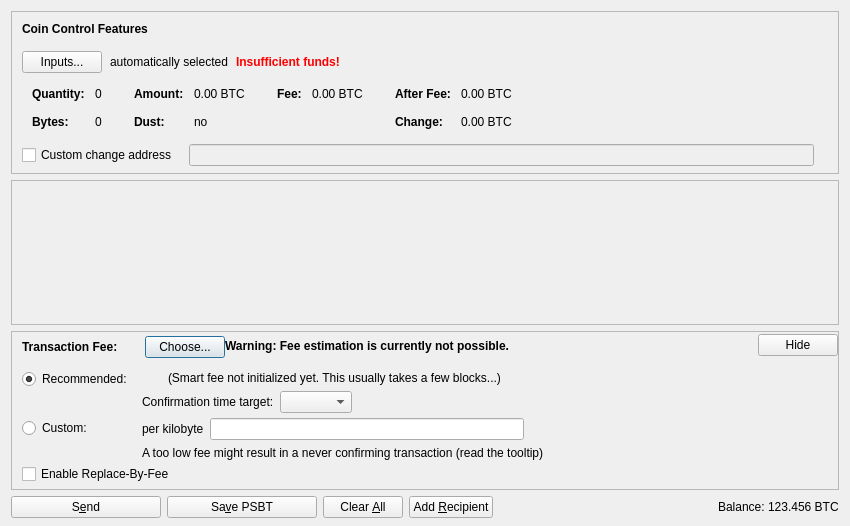
<?xml version="1.0" encoding="UTF-8"?>
<ui version="4.0">
 <class>SendCoinsDialog</class>
 <widget class="QDialog" name="SendCoinsDialog">
  <property name="geometry">
   <rect>
    <x>0</x>
    <y>0</y>
    <width>850</width>
    <height>526</height>
   </rect>
  </property>
  <property name="windowTitle">
   <string>Send Coins</string>
  </property>
  <layout class="QVBoxLayout" name="verticalLayout" stretch="0,1,0,0">
   <property name="bottomMargin">
    <number>8</number>
   </property>
   <item>
    <widget class="QFrame" name="frameCoinControl">
     <property name="sizePolicy">
      <sizepolicy hsizetype="Expanding" vsizetype="Expanding">
       <horstretch>0</horstretch>
       <verstretch>0</verstretch>
      </sizepolicy>
     </property>
     <property name="maximumSize">
      <size>
       <width>16777215</width>
       <height>16777215</height>
      </size>
     </property>
     <property name="frameShape">
      <enum>QFrame::StyledPanel</enum>
     </property>
     <property name="frameShadow">
      <enum>QFrame::Sunken</enum>
     </property>
     <layout class="QVBoxLayout" name="verticalLayoutCoinControl2">
      <property name="spacing">
       <number>0</number>
      </property>
      <property name="leftMargin">
       <number>0</number>
      </property>
      <property name="topMargin">
       <number>0</number>
      </property>
      <property name="rightMargin">
       <number>0</number>
      </property>
      <property name="bottomMargin">
       <number>6</number>
      </property>
      <item>
       <layout class="QVBoxLayout" name="verticalLayoutCoinControl" stretch="0,0,0,0,1">
        <property name="spacing">
         <number>0</number>
        </property>
        <property name="leftMargin">
         <number>10</number>
        </property>
        <property name="topMargin">
         <number>10</number>
        </property>
        <item>
         <layout class="QHBoxLayout" name="horizontalLayoutCoinControl1">
          <property name="bottomMargin">
           <number>15</number>
          </property>
          <item>
           <widget class="QLabel" name="labelCoinControlFeatures">
            <property name="sizePolicy">
             <sizepolicy hsizetype="Preferred" vsizetype="Maximum">
              <horstretch>0</horstretch>
              <verstretch>0</verstretch>
             </sizepolicy>
            </property>
            <property name="font">
             <font>
              <weight>75</weight>
              <bold>true</bold>
             </font>
            </property>
            <property name="styleSheet">
             <string notr="true">font-weight:bold;</string>
            </property>
            <property name="text">
             <string>Coin Control Features</string>
            </property>
           </widget>
          </item>
         </layout>
        </item>
        <item>
         <layout class="QHBoxLayout" name="horizontalLayoutCoinControl2" stretch="0,0,0,0">
          <property name="spacing">
           <number>8</number>
          </property>
          <property name="bottomMargin">
           <number>10</number>
          </property>
          <item>
           <widget class="QPushButton" name="pushButtonCoinControl">
            <property name="styleSheet">
             <string notr="true"/>
            </property>
            <property name="text">
             <string>Inputs...</string>
            </property>
            <property name="autoDefault">
             <bool>false</bool>
            </property>
           </widget>
          </item>
          <item>
           <widget class="QLabel" name="labelCoinControlAutomaticallySelected">
            <property name="text">
             <string>automatically selected</string>
            </property>
            <property name="margin">
             <number>5</number>
            </property>
           </widget>
          </item>
          <item>
           <widget class="QLabel" name="labelCoinControlInsuffFunds">
            <property name="font">
             <font>
              <weight>75</weight>
              <bold>true</bold>
             </font>
            </property>
            <property name="styleSheet">
             <string notr="true">color:red;font-weight:bold;</string>
            </property>
            <property name="text">
             <string>Insufficient funds!</string>
            </property>
            <property name="margin">
             <number>5</number>
            </property>
           </widget>
          </item>
          <item>
           <spacer name="horizontalSpacerCoinControl">
            <property name="orientation">
             <enum>Qt::Horizontal</enum>
            </property>
            <property name="sizeHint" stdset="0">
             <size>
              <width>40</width>
              <height>1</height>
             </size>
            </property>
           </spacer>
          </item>
         </layout>
        </item>
        <item>
         <widget class="QWidget" name="widgetCoinControl" native="true">
          <property name="sizePolicy">
           <sizepolicy hsizetype="Preferred" vsizetype="Preferred">
            <horstretch>0</horstretch>
            <verstretch>0</verstretch>
           </sizepolicy>
          </property>
          <property name="minimumSize">
           <size>
            <width>0</width>
            <height>0</height>
           </size>
          </property>
          <property name="styleSheet">
           <string notr="true"/>
          </property>
          <layout class="QHBoxLayout" name="horizontalLayoutCoinControl5">
           <property name="leftMargin">
            <number>0</number>
           </property>
           <property name="topMargin">
            <number>0</number>
           </property>
           <property name="rightMargin">
            <number>0</number>
           </property>
           <property name="bottomMargin">
            <number>0</number>
           </property>
           <item>
            <layout class="QHBoxLayout" name="horizontalLayoutCoinControl3" stretch="0,0,0,1">
             <property name="spacing">
              <number>20</number>
             </property>
             <property name="topMargin">
              <number>0</number>
             </property>
             <property name="bottomMargin">
              <number>10</number>
             </property>
             <item>
              <layout class="QFormLayout" name="formLayoutCoinControl1">
               <property name="horizontalSpacing">
                <number>10</number>
               </property>
               <property name="verticalSpacing">
                <number>14</number>
               </property>
               <property name="leftMargin">
                <number>10</number>
               </property>
               <property name="topMargin">
                <number>4</number>
               </property>
               <property name="rightMargin">
                <number>6</number>
               </property>
               <item row="0" column="0">
                <widget class="QLabel" name="labelCoinControlQuantityText">
                 <property name="font">
                  <font>
                   <weight>75</weight>
                   <bold>true</bold>
                  </font>
                 </property>
                 <property name="text">
                  <string>Quantity:</string>
                 </property>
                 <property name="margin">
                  <number>0</number>
                 </property>
                </widget>
               </item>
               <item row="0" column="1">
                <widget class="QLabel" name="labelCoinControlQuantity">
                 <property name="cursor">
                  <cursorShape>IBeamCursor</cursorShape>
                 </property>
                 <property name="contextMenuPolicy">
                  <enum>Qt::ActionsContextMenu</enum>
                 </property>
                 <property name="text">
                  <string notr="true">0</string>
                 </property>
                 <property name="margin">
                  <number>0</number>
                 </property>
                 <property name="textInteractionFlags">
                  <set>Qt::LinksAccessibleByMouse|Qt::TextSelectableByKeyboard|Qt::TextSelectableByMouse</set>
                 </property>
                </widget>
               </item>
               <item row="1" column="0">
                <widget class="QLabel" name="labelCoinControlBytesText">
                 <property name="font">
                  <font>
                   <weight>75</weight>
                   <bold>true</bold>
                  </font>
                 </property>
                 <property name="text">
                  <string>Bytes:</string>
                 </property>
                </widget>
               </item>
               <item row="1" column="1">
                <widget class="QLabel" name="labelCoinControlBytes">
                 <property name="cursor">
                  <cursorShape>IBeamCursor</cursorShape>
                 </property>
                 <property name="contextMenuPolicy">
                  <enum>Qt::ActionsContextMenu</enum>
                 </property>
                 <property name="text">
                  <string notr="true">0</string>
                 </property>
                 <property name="textInteractionFlags">
                  <set>Qt::LinksAccessibleByMouse|Qt::TextSelectableByKeyboard|Qt::TextSelectableByMouse</set>
                 </property>
                </widget>
               </item>
              </layout>
             </item>
             <item>
              <layout class="QFormLayout" name="formLayoutCoinControl2">
               <property name="horizontalSpacing">
                <number>10</number>
               </property>
               <property name="verticalSpacing">
                <number>14</number>
               </property>
               <property name="leftMargin">
                <number>6</number>
               </property>
               <property name="topMargin">
                <number>4</number>
               </property>
               <property name="rightMargin">
                <number>6</number>
               </property>
               <item row="0" column="0">
                <widget class="QLabel" name="labelCoinControlAmountText">
                 <property name="font">
                  <font>
                   <weight>75</weight>
                   <bold>true</bold>
                  </font>
                 </property>
                 <property name="text">
                  <string>Amount:</string>
                 </property>
                 <property name="margin">
                  <number>0</number>
                 </property>
                </widget>
               </item>
               <item row="0" column="1">
                <widget class="QLabel" name="labelCoinControlAmount">
                 <property name="cursor">
                  <cursorShape>IBeamCursor</cursorShape>
                 </property>
                 <property name="contextMenuPolicy">
                  <enum>Qt::ActionsContextMenu</enum>
                 </property>
                 <property name="text">
                  <string notr="true">0.00 BTC</string>
                 </property>
                 <property name="textInteractionFlags">
                  <set>Qt::LinksAccessibleByMouse|Qt::TextSelectableByKeyboard|Qt::TextSelectableByMouse</set>
                 </property>
                </widget>
               </item>
               <item row="1" column="0">
                <widget class="QLabel" name="labelCoinControlLowOutputText">
                 <property name="font">
                  <font>
                   <weight>75</weight>
                   <bold>true</bold>
                  </font>
                 </property>
                 <property name="text">
                  <string>Dust:</string>
                 </property>
                </widget>
               </item>
               <item row="1" column="1">
                <widget class="QLabel" name="labelCoinControlLowOutput">
                 <property name="cursor">
                  <cursorShape>IBeamCursor</cursorShape>
                 </property>
                 <property name="contextMenuPolicy">
                  <enum>Qt::ActionsContextMenu</enum>
                 </property>
                 <property name="text">
                  <string notr="true">no</string>
                 </property>
                 <property name="textInteractionFlags">
                  <set>Qt::LinksAccessibleByMouse|Qt::TextSelectableByKeyboard|Qt::TextSelectableByMouse</set>
                 </property>
                </widget>
               </item>
              </layout>
             </item>
             <item>
              <layout class="QFormLayout" name="formLayoutCoinControl3">
               <property name="horizontalSpacing">
                <number>10</number>
               </property>
               <property name="verticalSpacing">
                <number>14</number>
               </property>
               <property name="leftMargin">
                <number>6</number>
               </property>
               <property name="topMargin">
                <number>4</number>
               </property>
               <property name="rightMargin">
                <number>6</number>
               </property>
               <item row="0" column="0">
                <widget class="QLabel" name="labelCoinControlFeeText">
                 <property name="font">
                  <font>
                   <weight>75</weight>
                   <bold>true</bold>
                  </font>
                 </property>
                 <property name="text">
                  <string>Fee:</string>
                 </property>
                 <property name="margin">
                  <number>0</number>
                 </property>
                </widget>
               </item>
               <item row="0" column="1">
                <widget class="QLabel" name="labelCoinControlFee">
                 <property name="cursor">
                  <cursorShape>IBeamCursor</cursorShape>
                 </property>
                 <property name="contextMenuPolicy">
                  <enum>Qt::ActionsContextMenu</enum>
                 </property>
                 <property name="text">
                  <string notr="true">0.00 BTC</string>
                 </property>
                 <property name="textInteractionFlags">
                  <set>Qt::LinksAccessibleByMouse|Qt::TextSelectableByKeyboard|Qt::TextSelectableByMouse</set>
                 </property>
                </widget>
               </item>
              </layout>
             </item>
             <item>
              <layout class="QFormLayout" name="formLayoutCoinControl4">
               <property name="horizontalSpacing">
                <number>10</number>
               </property>
               <property name="verticalSpacing">
                <number>14</number>
               </property>
               <property name="leftMargin">
                <number>6</number>
               </property>
               <property name="topMargin">
                <number>4</number>
               </property>
               <property name="rightMargin">
                <number>6</number>
               </property>
               <item row="0" column="0">
                <widget class="QLabel" name="labelCoinControlAfterFeeText">
                 <property name="font">
                  <font>
                   <weight>75</weight>
                   <bold>true</bold>
                  </font>
                 </property>
                 <property name="text">
                  <string>After Fee:</string>
                 </property>
                 <property name="margin">
                  <number>0</number>
                 </property>
                </widget>
               </item>
               <item row="0" column="1">
                <widget class="QLabel" name="labelCoinControlAfterFee">
                 <property name="cursor">
                  <cursorShape>IBeamCursor</cursorShape>
                 </property>
                 <property name="contextMenuPolicy">
                  <enum>Qt::ActionsContextMenu</enum>
                 </property>
                 <property name="text">
                  <string notr="true">0.00 BTC</string>
                 </property>
                 <property name="textInteractionFlags">
                  <set>Qt::LinksAccessibleByMouse|Qt::TextSelectableByKeyboard|Qt::TextSelectableByMouse</set>
                 </property>
                </widget>
               </item>
               <item row="1" column="0">
                <widget class="QLabel" name="labelCoinControlChangeText">
                 <property name="font">
                  <font>
                   <weight>75</weight>
                   <bold>true</bold>
                  </font>
                 </property>
                 <property name="text">
                  <string>Change:</string>
                 </property>
                </widget>
               </item>
               <item row="1" column="1">
                <widget class="QLabel" name="labelCoinControlChange">
                 <property name="cursor">
                  <cursorShape>IBeamCursor</cursorShape>
                 </property>
                 <property name="contextMenuPolicy">
                  <enum>Qt::ActionsContextMenu</enum>
                 </property>
                 <property name="text">
                  <string notr="true">0.00 BTC</string>
                 </property>
                 <property name="textInteractionFlags">
                  <set>Qt::LinksAccessibleByMouse|Qt::TextSelectableByKeyboard|Qt::TextSelectableByMouse</set>
                 </property>
                </widget>
               </item>
              </layout>
             </item>
            </layout>
           </item>
          </layout>
         </widget>
        </item>
        <item>
         <layout class="QHBoxLayout" name="horizontalLayoutCoinControl4" stretch="0,0,0">
          <property name="spacing">
           <number>12</number>
          </property>
          <property name="sizeConstraint">
           <enum>QLayout::SetDefaultConstraint</enum>
          </property>
          <property name="topMargin">
           <number>5</number>
          </property>
          <property name="rightMargin">
           <number>5</number>
          </property>
          <item>
           <widget class="QCheckBox" name="checkBoxCoinControlChange">
            <property name="toolTip">
             <string>If this is activated, but the change address is empty or invalid, change will be sent to a newly generated address.</string>
            </property>
            <property name="text">
             <string>Custom change address</string>
            </property>
           </widget>
          </item>
          <item>
           <widget class="QValidatedLineEdit" name="lineEditCoinControlChange">
            <property name="enabled">
             <bool>false</bool>
            </property>
            <property name="sizePolicy">
             <sizepolicy hsizetype="Expanding" vsizetype="Fixed">
              <horstretch>0</horstretch>
              <verstretch>0</verstretch>
             </sizepolicy>
            </property>
           </widget>
          </item>
          <item>
           <widget class="QLabel" name="labelCoinControlChangeLabel">
            <property name="sizePolicy">
             <sizepolicy hsizetype="Preferred" vsizetype="Expanding">
              <horstretch>0</horstretch>
              <verstretch>0</verstretch>
             </sizepolicy>
            </property>
            <property name="minimumSize">
             <size>
              <width>0</width>
              <height>0</height>
             </size>
            </property>
            <property name="text">
             <string/>
            </property>
            <property name="margin">
             <number>3</number>
            </property>
           </widget>
          </item>
         </layout>
        </item>
        <item>
         <spacer name="verticalSpacerCoinControl">
          <property name="orientation">
           <enum>Qt::Vertical</enum>
          </property>
          <property name="sizeHint" stdset="0">
           <size>
            <width>800</width>
            <height>1</height>
           </size>
          </property>
         </spacer>
        </item>
       </layout>
      </item>
     </layout>
    </widget>
   </item>
   <item>
    <widget class="QScrollArea" name="scrollArea">
     <property name="widgetResizable">
      <bool>true</bool>
     </property>
     <widget class="QWidget" name="scrollAreaWidgetContents">
      <property name="geometry">
       <rect>
        <x>0</x>
        <y>0</y>
        <width>830</width>
        <height>104</height>
       </rect>
      </property>
      <layout class="QVBoxLayout" name="verticalLayout_2" stretch="0,1">
       <property name="leftMargin">
        <number>0</number>
       </property>
       <property name="topMargin">
        <number>0</number>
       </property>
       <property name="rightMargin">
        <number>0</number>
       </property>
       <property name="bottomMargin">
        <number>0</number>
       </property>
       <item>
        <layout class="QVBoxLayout" name="entries">
         <property name="spacing">
          <number>6</number>
         </property>
        </layout>
       </item>
       <item>
        <spacer name="verticalSpacer">
         <property name="orientation">
          <enum>Qt::Vertical</enum>
         </property>
         <property name="sizeHint" stdset="0">
          <size>
           <width>20</width>
           <height>40</height>
          </size>
         </property>
        </spacer>
       </item>
      </layout>
     </widget>
    </widget>
   </item>
   <item>
    <widget class="QFrame" name="frameFee">
     <property name="sizePolicy">
      <sizepolicy hsizetype="Expanding" vsizetype="Expanding">
       <horstretch>0</horstretch>
       <verstretch>0</verstretch>
      </sizepolicy>
     </property>
     <property name="maximumSize">
      <size>
       <width>16777215</width>
       <height>16777215</height>
      </size>
     </property>
     <property name="frameShape">
      <enum>QFrame::StyledPanel</enum>
     </property>
     <property name="frameShadow">
      <enum>QFrame::Sunken</enum>
     </property>
     <layout class="QVBoxLayout" name="verticalLayoutFee1">
      <property name="spacing">
       <number>0</number>
      </property>
      <property name="leftMargin">
       <number>0</number>
      </property>
      <property name="topMargin">
       <number>0</number>
      </property>
      <property name="rightMargin">
       <number>0</number>
      </property>
      <property name="bottomMargin">
       <number>0</number>
      </property>
      <item>
       <layout class="QVBoxLayout" name="verticalLayoutFee2" stretch="0,0,0">
        <property name="spacing">
         <number>0</number>
        </property>
        <property name="leftMargin">
         <number>10</number>
        </property>
        <property name="topMargin">
         <number>0</number>
        </property>
        <item>
         <layout class="QHBoxLayout" name="horizontalLayoutFee1">
          <property name="bottomMargin">
           <number>0</number>
          </property>
          <item>
           <layout class="QVBoxLayout" name="verticalLayoutFee7">
            <property name="spacing">
             <number>0</number>
            </property>
            <item>
             <spacer name="verticalSpacerSmartFee">
              <property name="orientation">
               <enum>Qt::Vertical</enum>
              </property>
              <property name="sizeType">
               <enum>QSizePolicy::Fixed</enum>
              </property>
              <property name="sizeHint" stdset="0">
               <size>
                <width>1</width>
                <height>4</height>
               </size>
              </property>
             </spacer>
            </item>
            <item>
             <layout class="QHBoxLayout" name="horizontalLayoutSmartFee">
              <property name="spacing">
               <number>10</number>
              </property>
              <item>
               <widget class="QLabel" name="labelFeeHeadline">
                <property name="sizePolicy">
                 <sizepolicy hsizetype="Preferred" vsizetype="Maximum">
                  <horstretch>0</horstretch>
                  <verstretch>0</verstretch>
                 </sizepolicy>
                </property>
                <property name="font">
                 <font>
                  <weight>75</weight>
                  <bold>true</bold>
                 </font>
                </property>
                <property name="styleSheet">
                 <string notr="true">font-weight:bold;</string>
                </property>
                <property name="text">
                 <string>Transaction Fee:</string>
                </property>
               </widget>
              </item>
              <item>
               <widget class="QLabel" name="labelFeeMinimized">
                <property name="text">
                 <string/>
                </property>
               </widget>
              </item>
              <item>
               <widget class="QPushButton" name="buttonChooseFee">
                <property name="text">
                 <string>Choose...</string>
                </property>
               </widget>
              </item>
             </layout>
            </item>
            <item>
             <spacer name="verticalSpacer_5">
              <property name="orientation">
               <enum>Qt::Vertical</enum>
              </property>
              <property name="sizeHint" stdset="0">
               <size>
                <width>1</width>
                <height>1</height>
               </size>
              </property>
             </spacer>
            </item>
           </layout>
          </item>
          <item>
           <widget class="QLabel" name="fallbackFeeWarningLabel">
            <property name="toolTip">
             <string>Using the fallbackfee can result in sending a transaction that will take several hours or days (or never) to confirm. Consider choosing your fee manually or wait until you have validated the complete chain.</string>
            </property>
            <property name="font">
            <font>
                <weight>75</weight>
                <bold>true</bold>
            </font>
            </property>
            <property name="text">
             <string>Warning: Fee estimation is currently not possible.</string>
            </property>
            <property name="wordWrap">
             <bool>false</bool>
            </property>
           </widget>
          </item>
          <item>
           <spacer name="horizontalSpacer_4">
            <property name="orientation">
             <enum>Qt::Horizontal</enum>
            </property>
            <property name="sizeType">
             <enum>QSizePolicy::MinimumExpanding</enum>
            </property>
            <property name="sizeHint" stdset="0">
             <size>
              <width>40</width>
              <height>20</height>
             </size>
            </property>
           </spacer>
          </item>
          <item>
           <widget class="QPushButton" name="buttonMinimizeFee">
            <property name="toolTip">
             <string>Hide transaction fee settings</string>
            </property>
            <property name="text">
             <string>Hide</string>
            </property>
           </widget>
          </item>
         </layout>
        </item>
        <item>
         <widget class="QFrame" name="frameFeeSelection">
          <layout class="QVBoxLayout" name="verticalLayoutFee12">
           <property name="spacing">
            <number>0</number>
           </property>
           <property name="leftMargin">
            <number>0</number>
           </property>
           <property name="topMargin">
            <number>0</number>
           </property>
           <property name="rightMargin">
            <number>0</number>
           </property>
           <property name="bottomMargin">
            <number>0</number>
           </property>
           <item>
            <layout class="QGridLayout" name="gridLayoutFee">
             <property name="topMargin">
              <number>10</number>
             </property>
             <property name="bottomMargin">
              <number>4</number>
             </property>
             <property name="horizontalSpacing">
              <number>10</number>
             </property>
             <property name="verticalSpacing">
              <number>4</number>
             </property>
             <item row="1" column="1">
              <layout class="QVBoxLayout" name="verticalLayoutFee8">
               <property name="spacing">
                <number>6</number>
               </property>
               <item>
                <layout class="QHBoxLayout" name="horizontalLayoutFee13">
                 <item>
                  <widget class="QLabel" name="labelCustomPerKilobyte">
                   <property name="toolTip">
                    <string>Specify a custom fee per kB (1,000 bytes) of the transaction's virtual size.

Note:  Since the fee is calculated on a per-byte basis, a fee of "100 satoshis per kB" for a transaction size of 500 bytes (half of 1 kB) would ultimately yield a fee of only 50 satoshis.</string>
                   </property>
                   <property name="text">
                    <string>per kilobyte</string>
                   </property>
                  </widget>
                 </item>
                 <item>
                  <widget class="BitcoinAmountField" name="customFee"/>
                 </item>
                 <item>
                  <spacer name="horizontalSpacer_6">
                   <property name="orientation">
                    <enum>Qt::Horizontal</enum>
                   </property>
                   <property name="sizeHint" stdset="0">
                    <size>
                     <width>1</width>
                     <height>1</height>
                    </size>
                   </property>
                  </spacer>
                 </item>
                </layout>
               </item>
               <item>
                <layout class="QHBoxLayout" name="horizontalLayoutFee8">
                 <item>
                  <widget class="QLabel" name="labelCustomFeeWarning">
                   <property name="enabled">
                    <bool>true</bool>
                   </property>
                   <property name="toolTip">
                    <string>When there is less transaction volume than space in the blocks, miners as well as relaying nodes may enforce a minimum fee. Paying only this minimum fee is just fine, but be aware that this can result in a never confirming transaction once there is more demand for bitcoin transactions than the network can process.</string>
                   </property>
                   <property name="text">
                    <string>A too low fee might result in a never confirming transaction (read the tooltip)</string>
                   </property>
                  </widget>
                 </item>
                 <item>
                  <spacer name="horizontalSpacer_2">
                   <property name="orientation">
                    <enum>Qt::Horizontal</enum>
                   </property>
                   <property name="sizeHint" stdset="0">
                    <size>
                     <width>1</width>
                     <height>1</height>
                    </size>
                   </property>
                  </spacer>
                 </item>
                </layout>
               </item>
              </layout>
             </item>
             <item row="0" column="0">
              <layout class="QVBoxLayout" name="verticalLayoutFee4" stretch="0,1">
               <item>
                <widget class="QRadioButton" name="radioSmartFee">
                 <property name="text">
                  <string>Recommended:</string>
                 </property>
                 <property name="checked">
                  <bool>true</bool>
                 </property>
                 <attribute name="buttonGroup">
                  <string notr="true">groupFee</string>
                 </attribute>
                </widget>
               </item>
               <item>
                <spacer name="verticalSpacer_2">
                 <property name="orientation">
                  <enum>Qt::Vertical</enum>
                 </property>
                 <property name="sizeHint" stdset="0">
                  <size>
                   <width>1</width>
                   <height>1</height>
                  </size>
                 </property>
                </spacer>
               </item>
              </layout>
             </item>
             <item row="1" column="0">
              <layout class="QVBoxLayout" name="verticalLayoutFee9" stretch="0,1">
               <item>
                <widget class="QRadioButton" name="radioCustomFee">
                 <property name="text">
                  <string>Custom:</string>
                 </property>
                 <attribute name="buttonGroup">
                  <string notr="true">groupFee</string>
                 </attribute>
                </widget>
               </item>
               <item>
                <spacer name="verticalSpacer_6">
                 <property name="orientation">
                  <enum>Qt::Vertical</enum>
                 </property>
                 <property name="sizeHint" stdset="0">
                  <size>
                   <width>1</width>
                   <height>1</height>
                  </size>
                 </property>
                </spacer>
               </item>
              </layout>
             </item>
             <item row="0" column="1">
              <layout class="QVBoxLayout" name="verticalLayoutFee3" stretch="0,0,1">
               <property name="spacing">
                <number>6</number>
               </property>
               <property name="topMargin">
                <number>2</number>
               </property>
               <item>
                <layout class="QHBoxLayout" name="horizontalLayoutFee12">
                 <item>
                  <widget class="QLabel" name="labelSmartFee">
                   <property name="text">
                    <string/>
                   </property>
                  </widget>
                 </item>
                 <item>
                  <widget class="QLabel" name="labelFeeEstimation">
                   <property name="text">
                    <string/>
                   </property>
                  </widget>
                 </item>
                 <item>
                  <widget class="QLabel" name="labelSmartFee2">
                   <property name="text">
                    <string>(Smart fee not initialized yet. This usually takes a few blocks...)</string>
                   </property>
                  </widget>
                 </item>
                 <item>
                  <spacer name="horizontalSpacer_5">
                   <property name="orientation">
                    <enum>Qt::Horizontal</enum>
                   </property>
                   <property name="sizeHint" stdset="0">
                    <size>
                     <width>1</width>
                     <height>1</height>
                    </size>
                   </property>
                  </spacer>
                 </item>
                </layout>
               </item>
               <item>
                <layout class="QHBoxLayout" name="horizontalLayoutFee9">
                 <item>
                  <layout class="QVBoxLayout" name="verticalLayoutFee6">
                   <item>
                    <widget class="QLabel" name="labelSmartFee3">
                     <property name="text">
                      <string>Confirmation time target:</string>
                     </property>
                    </widget>
                   </item>
                  </layout>
                 </item>
                 <item>
                  <layout class="QVBoxLayout" name="verticalLayoutFee5">
                   <property name="rightMargin">
                    <number>30</number>
                   </property>
                   <item>
                    <layout class="QHBoxLayout" name="horizontalLayoutConfTarget">
                     <property name="bottomMargin">
                      <number>0</number>
                     </property>
                     <item>
                      <widget class="QComboBox" name="confTargetSelector"/>
                     </item>
                     <item>
                      <spacer name="horizontalSpacerConfTarget">
                       <property name="orientation">
                        <enum>Qt::Horizontal</enum>
                       </property>
                       <property name="sizeHint" stdset="0">
                        <size>
                         <width>40</width>
                         <height>20</height>
                        </size>
                       </property>
                      </spacer>
                     </item>
                    </layout>
                   </item>
                  </layout>
                 </item>
                </layout>
               </item>
               <item>
                <spacer name="verticalSpacer_4">
                 <property name="orientation">
                  <enum>Qt::Vertical</enum>
                 </property>
                 <property name="sizeHint" stdset="0">
                  <size>
                   <width>1</width>
                   <height>1</height>
                  </size>
                 </property>
                </spacer>
               </item>
              </layout>
             </item>
            </layout>
           </item>
           <item>
            <widget class="QCheckBox" name="optInRBF">
             <property name="text">
              <string>Enable Replace-By-Fee</string>
             </property>
             <property name="toolTip">
              <string>With Replace-By-Fee (BIP-125) you can increase a transaction's fee after it is sent. Without this, a higher fee may be recommended to compensate for increased transaction delay risk.</string>
             </property>
            </widget>
           </item>
          </layout>
         </widget>
        </item>
        <item>
         <spacer name="verticalSpacerFee">
          <property name="orientation">
           <enum>Qt::Vertical</enum>
          </property>
          <property name="sizeHint" stdset="0">
           <size>
            <width>40</width>
            <height>5</height>
           </size>
          </property>
         </spacer>
        </item>
       </layout>
      </item>
     </layout>
    </widget>
   </item>
   <item>
    <layout class="QHBoxLayout" name="horizontalLayout">
     <item>
      <widget class="QPushButton" name="sendButton">
       <property name="minimumSize">
        <size>
         <width>150</width>
         <height>0</height>
        </size>
       </property>
       <property name="toolTip">
        <string>Confirm the send action</string>
       </property>
       <property name="text">
        <string>S&amp;end</string>
       </property>
       <property name="icon">
        <iconset resource="../bitcoin.qrc">
         <normaloff>:/icons/send</normaloff>:/icons/send</iconset>
       </property>
       <property name="autoDefault">
        <bool>false</bool>
       </property>
       <property name="default">
        <bool>false</bool>
       </property>
      </widget>
     </item>
     <item>
      <widget class="QPushButton" name="saveButton">
       <property name="minimumSize">
        <size>
         <width>150</width>
         <height>0</height>
        </size>
       </property>
       <property name="toolTip">
        <string>Save PSBT to disk</string>
       </property>
       <property name="text">
        <string>Sa&amp;ve PSBT</string>
       </property>
       <property name="icon">
        <iconset resource="../bitcoin.qrc">
         <normaloff>:/icons/export</normaloff>:/icons/export</iconset>
       </property>
       <property name="autoDefault">
        <bool>false</bool>
       </property>
       <property name="default">
        <bool>false</bool>
       </property>
       <property name="visible">
        <bool>false</bool>
       </property>
      </widget>
     </item>
     <item>
      <widget class="QPushButton" name="clearButton">
       <property name="sizePolicy">
        <sizepolicy hsizetype="Minimum" vsizetype="Fixed">
         <horstretch>0</horstretch>
         <verstretch>0</verstretch>
        </sizepolicy>
       </property>
       <property name="toolTip">
        <string>Clear all fields of the form.</string>
       </property>
       <property name="text">
        <string>Clear &amp;All</string>
       </property>
       <property name="icon">
        <iconset resource="../bitcoin.qrc">
         <normaloff>:/icons/remove</normaloff>:/icons/remove</iconset>
       </property>
       <property name="autoDefault">
        <bool>false</bool>
       </property>
      </widget>
     </item>
     <item>
      <widget class="QPushButton" name="addButton">
       <property name="toolTip">
        <string>Send to multiple recipients at once</string>
       </property>
       <property name="text">
        <string>Add &amp;Recipient</string>
       </property>
       <property name="icon">
        <iconset resource="../bitcoin.qrc">
         <normaloff>:/icons/add</normaloff>:/icons/add</iconset>
       </property>
       <property name="autoDefault">
        <bool>false</bool>
       </property>
      </widget>
     </item>
     <item>
      <spacer name="horizontalSpacer">
       <property name="orientation">
        <enum>Qt::Horizontal</enum>
       </property>
       <property name="sizeHint" stdset="0">
        <size>
         <width>40</width>
         <height>20</height>
        </size>
       </property>
      </spacer>
     </item>
     <item>
      <layout class="QHBoxLayout" name="horizontalLayout_2">
       <property name="spacing">
        <number>3</number>
       </property>
       <item>
        <widget class="QLabel" name="label">
         <property name="sizePolicy">
          <sizepolicy hsizetype="Preferred" vsizetype="Fixed">
           <horstretch>0</horstretch>
           <verstretch>0</verstretch>
          </sizepolicy>
         </property>
         <property name="text">
          <string>Balance:</string>
         </property>
        </widget>
       </item>
       <item>
        <widget class="QLabel" name="labelBalance">
         <property name="sizePolicy">
          <sizepolicy hsizetype="Preferred" vsizetype="Fixed">
           <horstretch>0</horstretch>
           <verstretch>0</verstretch>
          </sizepolicy>
         </property>
         <property name="cursor">
          <cursorShape>IBeamCursor</cursorShape>
         </property>
         <property name="text">
          <string notr="true">123.456 BTC</string>
         </property>
         <property name="textInteractionFlags">
          <set>Qt::LinksAccessibleByMouse|Qt::TextSelectableByKeyboard|Qt::TextSelectableByMouse</set>
         </property>
        </widget>
       </item>
      </layout>
     </item>
    </layout>
   </item>
  </layout>
 </widget>
 <customwidgets>
  <customwidget>
   <class>QValidatedLineEdit</class>
   <extends>QLineEdit</extends>
   <header>qt/qvalidatedlineedit.h</header>
  </customwidget>
  <customwidget>
   <class>BitcoinAmountField</class>
   <extends>QLineEdit</extends>
   <header>qt/bitcoinamountfield.h</header>
   <container>1</container>
  </customwidget>
 </customwidgets>
 <resources>
  <include location="../bitcoin.qrc"/>
 </resources>
 <connections/>
 <buttongroups>
  <buttongroup name="groupFee"/>
 </buttongroups>
</ui>
